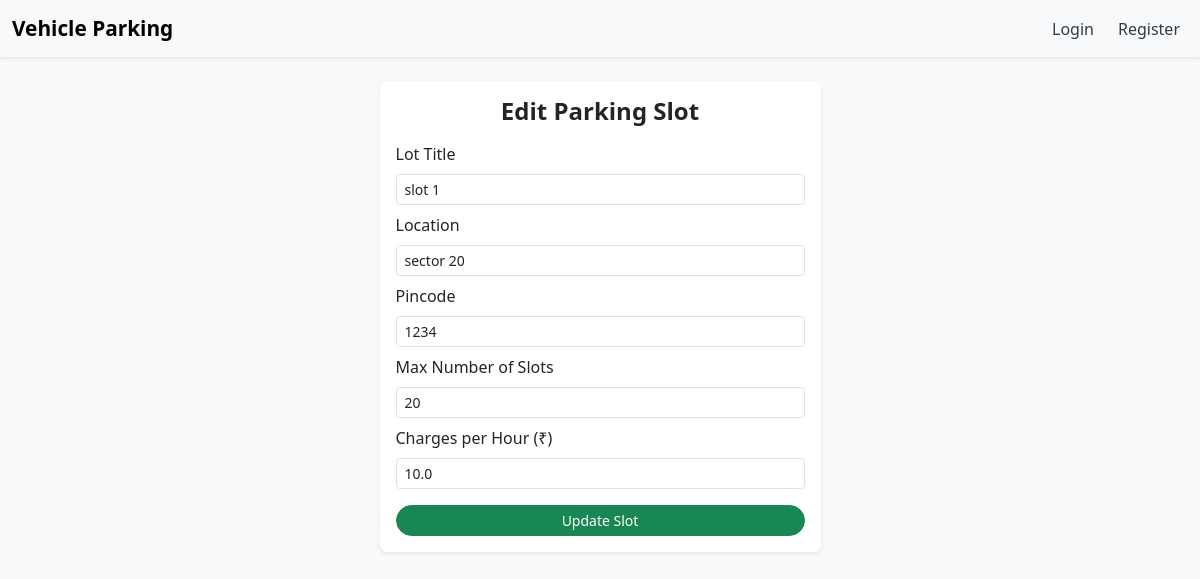
The app's page /slot/1/edit, older data.
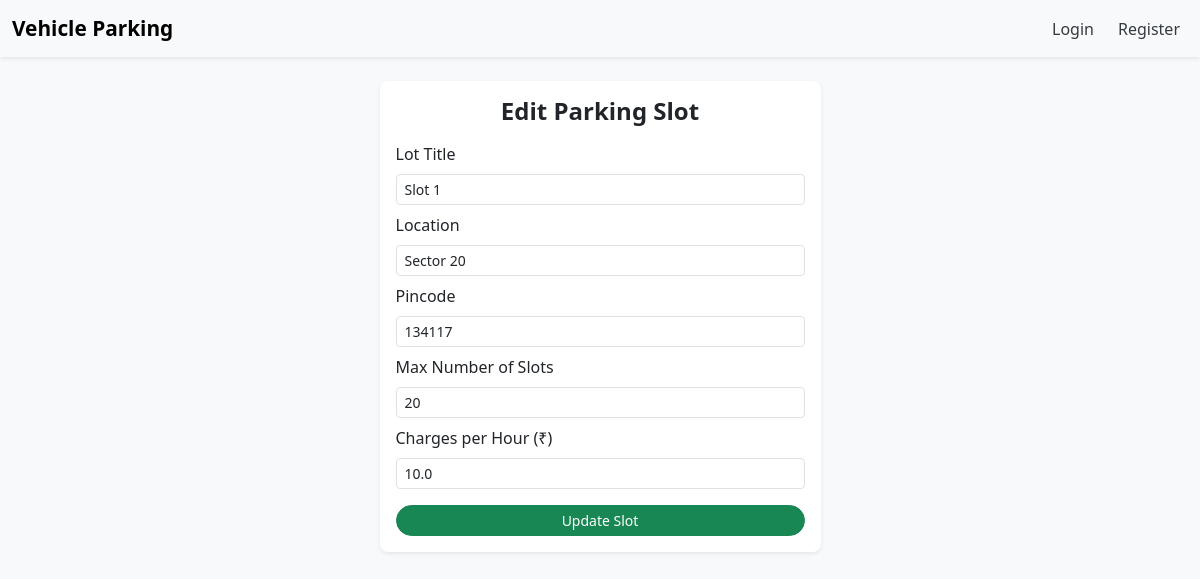
The same page, newer data.
### models.py (models this page shows)
class LotInfo(db.Model):
    __tablename__ = 'lots_info'
    lot_id = db.Column(db.Integer, primary_key=True)
    lot_title = db.Column(db.String(120), nullable=False)
    lot_location = db.Column(db.String(200))
    lot_zip = db.Column(db.String(10))
    rate_per_hr = db.Column(db.Float, nullable=False)
    total_slots = db.Column(db.Integer, nullable=False)
    slot_list = db.relationship('LotSlot', backref='parent_lot', cascade="all, delete", lazy=True)

### routes.py (the view)
    @app.route('/slot/<int:slot_id>/edit')
    def edit_slot(slot_id):
        slot = LotInfo.query.get(slot_id)
        if not slot:
            flash("Slot not found.")
            return redirect(url_for('admin_login'))
        return render_template('edit_slot.html', slot=slot)

### templates/edit_slot.html (shortened to what this page needs)
{% extends "layout.html" %}
{% block content %}
<div class="container mt-4 mb-4">
    <div class="row justify-content-center">
        <div class="col-12 col-sm-8 col-md-6 col-lg-5">
            <div class="card shadow-sm rounded-3 border-0">
                <div class="card-body p-3">
                    <h4 class="mb-3 text-center fw-bold">Edit Parking Slot</h4>
                    <form method="POST" action="{{ url_for('edit_slot_post', slot_id=slot.lot_id) }}">
                        <div class="mb-2">
                            <label for="lot_title" class="form-label">Lot Title</label>
                            <input type="text" class="form-control form-control-sm" id="lot_title" name="lot_title" value="{{ slot.lot_title }}" required>
                        </div>
                        <div class="mb-2">
                            <label for="location" class="form-label">Location</label>
                            <input type="text" class="form-control form-control-sm" id="location" name="location" value="{{ slot.lot_location }}" required>
                        </div>
                        <div class="mb-2">
                            <label for="pincode" class="form-label">Pincode</label>
                            <input type="text" class="form-control form-control-sm" id="pincode" name="pincode" value="{{ slot.lot_zip }}" required>
                        </div>
                        <div class="mb-2">
                            <label for="number_of_slots" class="form-label">Max Number of Slots</label>
                            <input type="number" class="form-control form-control-sm" id="number_of_slots" name="number_of_slots" value="{{ slot.total_slots }}" required>
                        </div>
                        <div class="mb-3">
                            <label for="charges_per_hour" class="form-label">Charges per Hour (₹)</label>
                            <input type="number" class="form-control form-control-sm" id="charges_per_hour" name="charges_per_hour" value="{{ slot.rate_per_hr }}" required>
                        </div>
                        <div class="d-grid">
                            <button type="submit" class="btn btn-success btn-sm rounded-pill">Update Slot</button>
                        </div>
                    </form>
                </div>
            </div>
        </div>
    </div>
</div>
{% endblock %}

Row changes from the older to the newer data that the page shows:
changed LotInfo: lot_title "slot 1" → "Slot 1"; location "sector 20" → "Sector 20"; pincode "1234" → "134117"
